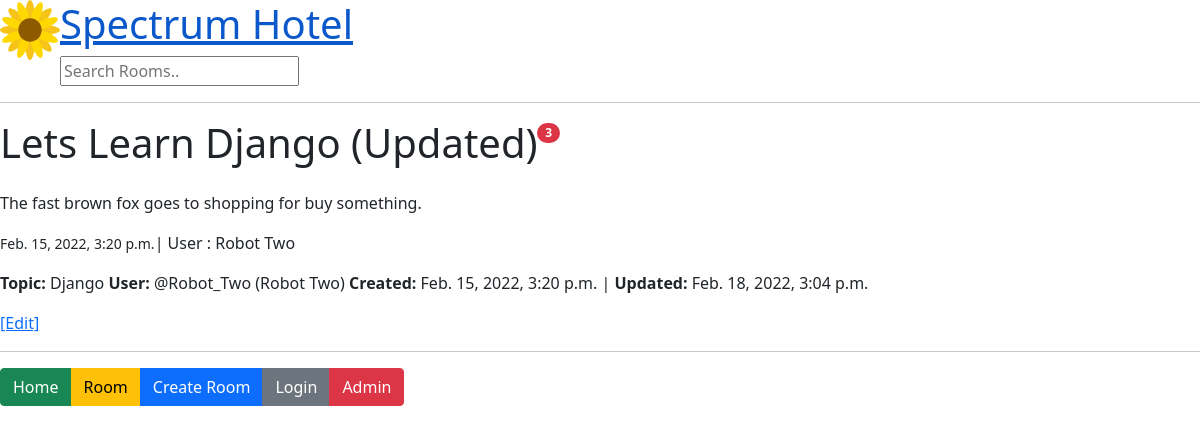
Page /oda_link/3/ on the earlier database version.
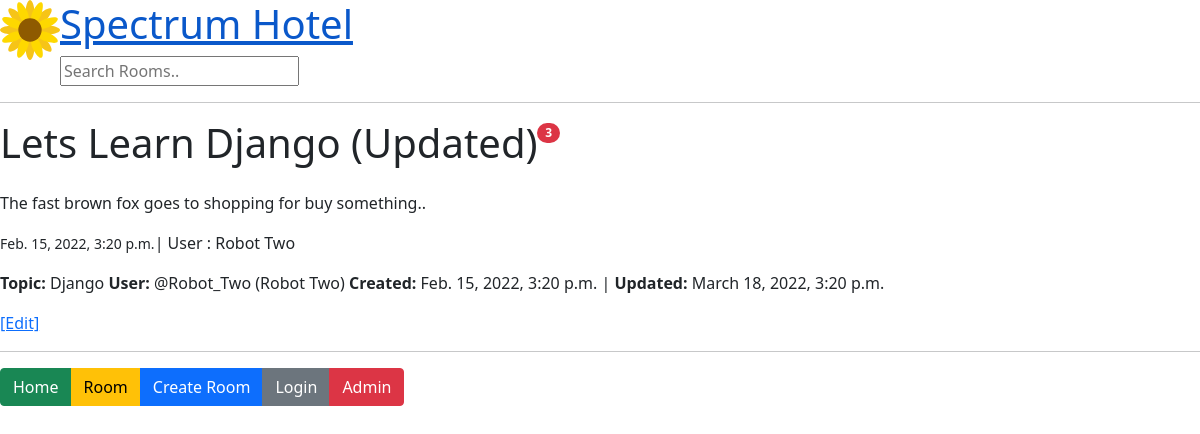
Same page on the later database version.
### base/models.py (models this page shows, shortened)
class Room(models.Model):
    host = models.ForeignKey(User, on_delete=models.SET_NULL, null=True)
    topic = models.ForeignKey(Topic, on_delete=models.SET_NULL, null=True)
    name = models.CharField(max_length=50)
    description = models.TextField(null=True, blank=True)
    updated = models.DateTimeField(auto_now=True)
    created = models.DateTimeField(auto_now_add=True)
    class Meta:
        ordering = ['-updated', '-created']

class Topic(models.Model):
    name = models.CharField(max_length=200)

### base/views.py (the view)
def room(request, room_id_in_url):
    oda = Room.objects.get(id=room_id_in_url)
    icerik = {'oda_in_view': oda}
    return render(request, 'base/room.html', icerik)

### base/templates/base/room.html
{% extends "main.html" %}
{% block content %}
<div><h1 style="float:left">{{oda_in_view.name}}</h1><span class="badge rounded-pill bg-danger" >{{oda_in_view.id}}</span></div>
<br/> <br/>
<div style="float:none">
<p >{{oda_in_view.description}}</p>
<p><small>{{oda_in_view.created}}</small>| User : {{oda_in_view.host.first_name}} {{oda_in_view.host.last_name}}</p>
<p><strong>Topic:</strong> {{oda_in_view.topic.name}} <span><strong>User:</strong> @{{oda_in_view.host.username}} ({{oda_in_view.host.first_name}} {{oda_in_view.host.last_name}})</span>
        <strong>Created:</strong> {{oda_in_view.created}} | <strong>Updated:</strong> {{oda_in_view.updated}}
        </p>
<p><a href="{% url 'update-room_in_urls' oda_in_view.id %}">[Edit]</a></p>
</div>
{% endblock %}

Differences in the rows shown:
changed Room "Lets Learn Django (Updated)": description "The fast brown fox goes to shopping for buy something." → "The fast brown fox goes to shopping for buy something.."; updated "Feb. 18, 2022, 3:04 p.m." → "March 18, 2022, 3:20 p.m."
